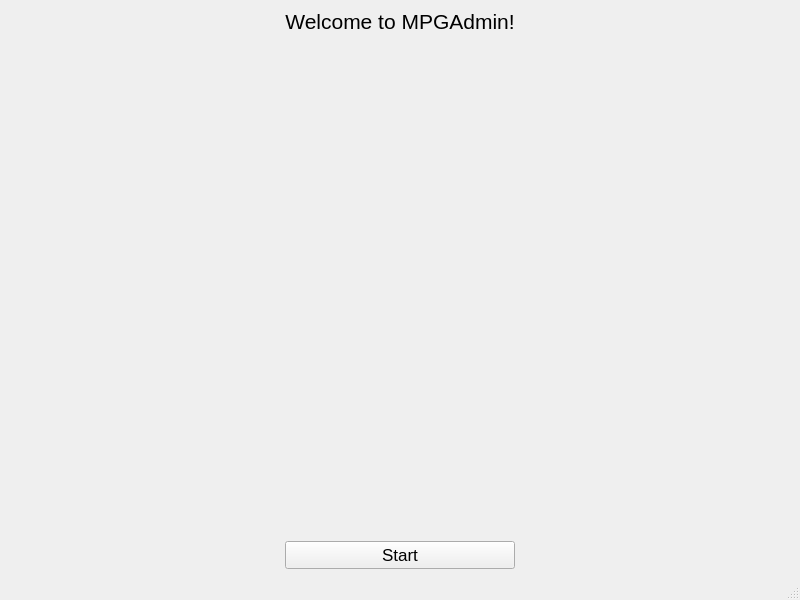
<?xml version="1.0" encoding="UTF-8"?>
<ui version="4.0">
 <class>StartWindow</class>
 <widget class="QMainWindow" name="StartWindow">
  <property name="geometry">
   <rect>
    <x>0</x>
    <y>0</y>
    <width>800</width>
    <height>600</height>
   </rect>
  </property>
  <property name="windowTitle">
   <string>MPGAdmin</string>
  </property>
  <widget class="QWidget" name="centralwidget">
   <layout class="QGridLayout" name="gridLayout">
    <item row="0" column="2">
     <spacer name="horizontalSpacer_2">
      <property name="orientation">
       <enum>Qt::Horizontal</enum>
      </property>
      <property name="sizeHint" stdset="0">
       <size>
        <width>40</width>
        <height>20</height>
       </size>
      </property>
     </spacer>
    </item>
    <item row="0" column="0">
     <spacer name="horizontalSpacer">
      <property name="orientation">
       <enum>Qt::Horizontal</enum>
      </property>
      <property name="sizeHint" stdset="0">
       <size>
        <width>40</width>
        <height>20</height>
       </size>
      </property>
     </spacer>
    </item>
    <item row="0" column="1">
     <layout class="QVBoxLayout" name="verticalLayout">
      <item>
       <widget class="QLabel" name="label">
        <property name="font">
         <font>
          <pointsize>16</pointsize>
         </font>
        </property>
        <property name="text">
         <string>Welcome to MPGAdmin!</string>
        </property>
        <property name="alignment">
         <set>Qt::AlignCenter</set>
        </property>
       </widget>
      </item>
      <item>
       <spacer name="verticalSpacer">
        <property name="orientation">
         <enum>Qt::Vertical</enum>
        </property>
        <property name="sizeHint" stdset="0">
         <size>
          <width>20</width>
          <height>40</height>
         </size>
        </property>
       </spacer>
      </item>
      <item>
       <widget class="QPushButton" name="startButton">
        <property name="font">
         <font>
          <pointsize>13</pointsize>
         </font>
        </property>
        <property name="text">
         <string>Start</string>
        </property>
       </widget>
      </item>
     </layout>
    </item>
   </layout>
  </widget>
  <widget class="QMenuBar" name="menubar">
   <property name="geometry">
    <rect>
     <x>0</x>
     <y>0</y>
     <width>800</width>
     <height>20</height>
    </rect>
   </property>
  </widget>
  <widget class="QStatusBar" name="statusbar"/>
 </widget>
 <resources/>
 <connections/>
</ui>
